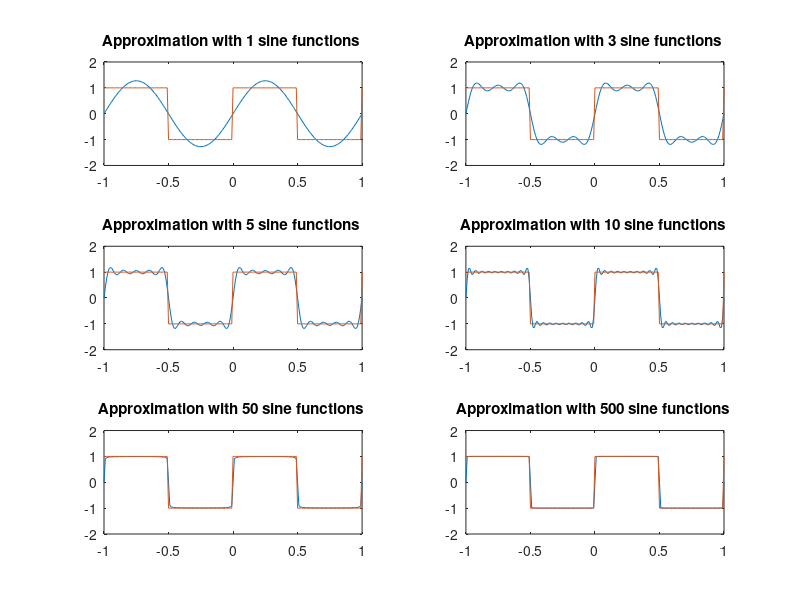

The MATLAB source for this figure:
timeDomain = -1:0.01:1;                     %step of 0.01, time range
counter = 0;                                 % counter used for 6 subplots to go from 1...6 and to go 1..6 for frequencyRangesquareFunction
squareFunction = square(2 * pi * timeDomain);        % formula for the square function
for frequency_Range = [1, 3, 5, 10, 50, 500]  % frequencies per each subplot (6)
    frequency_Sum = 0;           % formula given
    sin_Function = 0;            % initializes the sine Function
    
    for variableK = 1:2:frequency_Range*2      % multiply by 2 as waves makes more waves and compacts them, makes graph thinner
        frequency_Sum = frequency_Sum + ((sin(2*pi*variableK*timeDomain))/variableK);     % frequencySum = frequencySum + formula given, plots the graph
        sin_Function = sin_Function + 1;      %increments the sine function to +1 everytime there's a different sine function.
    end
    figure (1)
    fourierSeries = (4/pi)*frequency_Sum;  % (4/pi) from the question and frequencySum implements the function
    counter = counter + 1;     % To now go to the second plot eg if counter = 1+2 then onto the 3rd plot.
    
    subplot (3, 2, counter);    % as 3 plots down and 2 across, counter moves 1 by 1 to each plot
    
    plot(timeDomain, fourierSeries, timeDomain, squareFunction);        % timeDomain x and y plotted, fourierSeries is the Sine function and the squareFunction  is on the plot.
    
    title(['Approximation with ', num2str(frequency_Range), ' sine functions ']);     % The title which is implemented above each plot
    
    
    ylim([-2,2]);   % y-axis limit max is 2 min is -2
    
    set(gca, 'YTick', [-2, -1, 0, 1, 2]); % Setting the Yaxis as the numbers listed
    
end
